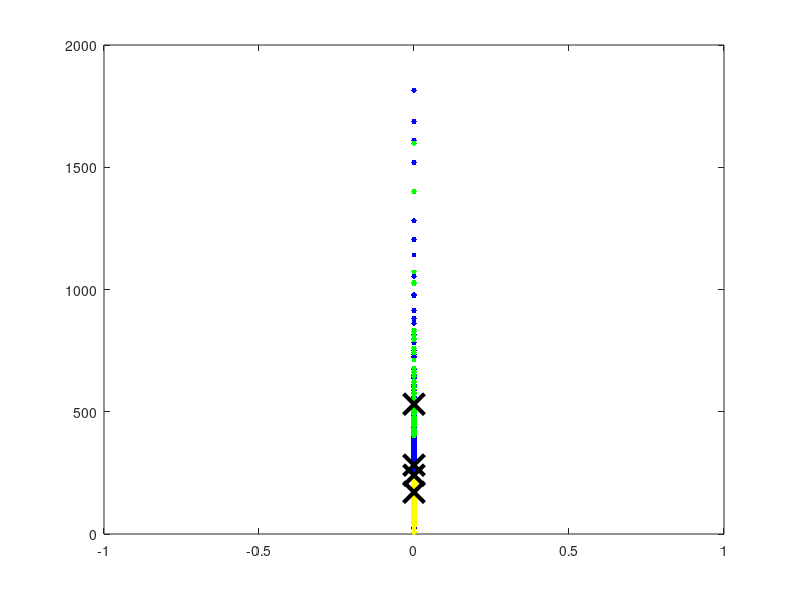

Here is the MATLAB script that generated this plot: (Note: this script raises an error after producing the figure.)
%Import the data
addpath('../Data');
disp(sprintf('\nimporting dataset...'));
data = dlmread('data-numeric-only.csv', ',', 2, 0);

%Take only the data we want and format as a matrix
D = data

%run k means
disp(sprintf('Running 4 Cluster K-Means...'));
[idx,C] = kmeans(D,4);

disp(sprintf('Plotting Data...'));

%Plot The Clusters
figure;
plot(D(idx==1,1),D(idx==1,2),'r.','MarkerSize',12)
hold on
plot(D(idx==2,1),D(idx==2,2),'b.','MarkerSize',12)
plot(D(idx==3,1),D(idx==3,2),'g.','MarkerSize',12)
plot(D(idx==4,1),D(idx==4,2),'y.','MarkerSize',12)
plot(C(:,1),C(:,2),'kx',...
     'MarkerSize',15,'LineWidth',3)
legend('Cluster 1','Cluster 2','cluster 3','cluster 4','Centroids',...
       'Location','NW')
title 'Cluster Assignments and Centroids'
hold off

figure;
plot(D(idx==1,1),D(idx==1,3),'r.','MarkerSize',12)
hold on
plot(D(idx==2,1),D(idx==2,3),'b.','MarkerSize',12)
plot(D(idx==3,1),D(idx==3,3),'g.','MarkerSize',12)
plot(D(idx==4,1),D(idx==4,3),'y.','MarkerSize',12)
plot(C(:,1),C(:,3),'kx',...
     'MarkerSize',15,'LineWidth',3)
legend('Cluster 1','Cluster 2','cluster 3','cluster 4','Centroids',...
       'Location','NW')
title 'Cluster Assignments and Centroids'
hold off

figure;
plot(D(idx==1,2),D(idx==1,3),'r.','MarkerSize',12)
hold on
plot(D(idx==2,2),D(idx==2,3),'b.','MarkerSize',12)
plot(D(idx==3,2),D(idx==3,3),'g.','MarkerSize',12)
plot(D(idx==4,2),D(idx==4,3),'y.','MarkerSize',12)
plot(C(:,2),C(:,3),'kx',...
     'MarkerSize',15,'LineWidth',3)
legend('Cluster 1','Cluster 2','cluster 3','cluster 4','Centroids',...
       'Location','NW')
title 'Cluster Assignments and Centroids'
hold off

